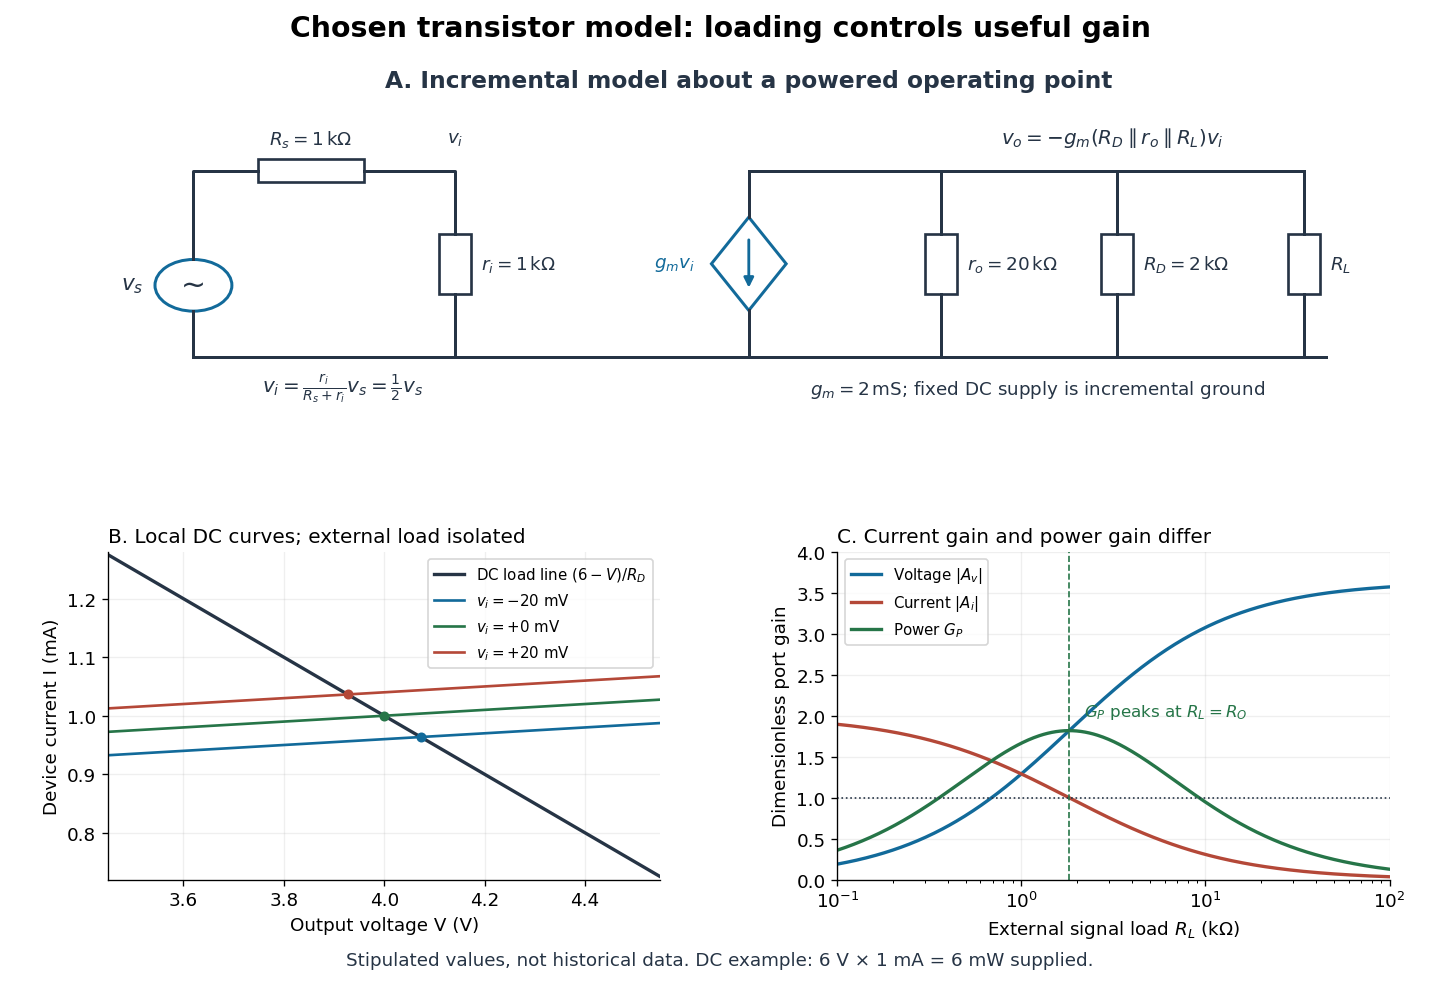

Recreate this plot in Python.
"""Chosen unilateral transistor model, not historical measurements.

Python 3.14, matplotlib 3.10.7, numpy 2.3.5. Run from _media.
The direct-current plot has no external DC load: R_L is capacitively coupled.
All incremental gain curves include R_D, r_o, and the external R_L.
"""

from pathlib import Path

import matplotlib.pyplot as plt
import numpy as np
from matplotlib.patches import Circle, FancyArrowPatch, Polygon, Rectangle


def main():
    plt.rcParams.update({"font.family": "DejaVu Sans", "font.size": 11,
                         "axes.spines.top": False, "axes.spines.right": False})
    fig = plt.figure(figsize=(12, 8.2), dpi=120, facecolor="white")
    gs = fig.add_gridspec(2, 2, height_ratios=[1.05, 1], hspace=0.43, wspace=0.32)
    circuit = fig.add_subplot(gs[0, :])
    line = fig.add_subplot(gs[1, 0])
    gain = fig.add_subplot(gs[1, 1])
    ink, blue, red, green = "#263445", "#126a9a", "#b44838", "#267548"
    circuit.set(xlim=(0, 12), ylim=(0, 4.8))
    circuit.axis("off")

    def wire(points):
        circuit.plot(*zip(*points), color=ink, lw=1.8)

    def label(x, y, s, **kw):
        circuit.text(x, y, s, ha="center", va="center", color=ink, **kw)

    def resistor(x, y, text):
        circuit.add_patch(Rectangle((x - .15, y - .42), .3, .84,
                                    facecolor="white", edgecolor=ink, lw=1.6))
        circuit.text(x + .24, y, text, va="center", color=ink)

    label(6, 4.55, "A. Incremental model about a powered operating point", fontsize=14, weight="bold")
    wire([(0.8, .7), (11.4, .7)])
    circuit.add_patch(Circle((.8, 1.7), .36, fill=False, edgecolor=blue, lw=1.8))
    wire([(.8, .7), (.8, 1.34)])
    wire([(.8, 2.06), (.8, 3.3), (1.4, 3.3)])
    label(.8, 1.7, "~", fontsize=18)
    label(.23, 1.7, r"$v_s$", fontsize=13)
    circuit.add_patch(Rectangle((1.4, 3.14), 1, .32, facecolor="white", edgecolor=ink, lw=1.6))
    label(1.9, 3.75, r"$R_s=1\,\mathrm{k\Omega}$")
    wire([(2.4, 3.3), (3.25, 3.3), (3.25, 2.42)])
    resistor(3.25, 2, r"$r_i=1\,\mathrm{k\Omega}$")
    wire([(3.25, 1.58), (3.25, .7)])
    label(3.25, 3.75, r"$v_i$")
    label(2.2, .26, r"$v_i=\frac{r_i}{R_s+r_i}v_s=\frac{1}{2}v_s$", fontsize=12)

    wire([(6.0, 3.3), (11.2, 3.3)])
    circuit.add_patch(Polygon([(6, 2.65), (6.35, 2), (6, 1.35), (5.65, 2)],
                              closed=True, fill=False, edgecolor=blue, lw=1.8))
    wire([(6, 3.3), (6, 2.65)])
    wire([(6, 1.35), (6, .7)])
    circuit.add_patch(FancyArrowPatch((6, 2.38), (6, 1.62), arrowstyle="-|>",
                                     mutation_scale=12, color=blue, lw=1.7))
    circuit.text(5.5, 2, r"$g_mv_i$", ha="right", va="center", color=blue)
    for x, txt in [(7.8, r"$r_o=20\,\mathrm{k\Omega}$"),
                   (9.45, r"$R_D=2\,\mathrm{k\Omega}$"), (11.2, r"$R_L$")]:
        resistor(x, 2, txt)
        wire([(x, 3.3), (x, 2.42)])
        wire([(x, 1.58), (x, .7)])
    label(9.4, 3.77, r"$v_o=-g_m(R_D\parallel r_o\parallel R_L)v_i$", fontsize=12)
    label(8.7, .26, r"$g_m=2\,\mathrm{mS}$; fixed DC supply is incremental ground", fontsize=11)

    rd, ro, gm, ri = 2000., 20000., .002, 1000.
    rout = 1 / (1 / rd + 1 / ro)
    voltage = np.linspace(3.45, 4.55, 300)
    line.plot(voltage, 1000 * (6 - voltage) / rd, color=ink, lw=2,
              label=r"DC load line $(6-V)/R_D$")
    for vi, color in [(-.02, blue), (0, green), (.02, red)]:
        current = .001 + gm * vi + (voltage - 4) / ro
        vq = 4 - gm * rout * vi
        iq = (6 - vq) / rd
        line.plot(voltage, 1000 * current, color=color, lw=1.6,
                  label=rf"$v_i={vi*1000:+.0f}$ mV")
        line.plot(vq, iq * 1000, "o", color=color, ms=5)
    line.set(xlabel="Output voltage V (V)", ylabel="Device current I (mA)",
             xlim=(3.45, 4.55), ylim=(.72, 1.28))
    line.set_title("B. Local DC curves; external load isolated", loc="left", fontsize=12)
    line.grid(alpha=.2)
    line.legend(fontsize=9, loc="upper right")

    rl = np.geomspace(100, 100000, 400)
    rp = 1 / (1 / rout + 1 / rl)
    gain.semilogx(rl / 1000, gm * rp, color=blue, lw=2, label=r"Voltage $|A_v|$")
    gain.semilogx(rl / 1000, gm * ri * rp / rl, color=red, lw=2, label=r"Current $|A_i|$")
    gain.semilogx(rl / 1000, gm**2 * ri * rp**2 / rl, color=green, lw=2, label=r"Power $G_P$")
    gain.axhline(1, color=ink, ls=":", lw=1)
    gain.axvline(rout / 1000, color=green, ls="--", lw=1)
    gain.set(xlabel=r"External signal load $R_L$ (k$\Omega$)", ylabel="Dimensionless port gain",
             xlim=(.1, 100), ylim=(0, 4))
    gain.set_title("C. Current gain and power gain differ", loc="left", fontsize=12)
    gain.text(2.2, 2.0, r"$G_P$ peaks at $R_L=R_O$", color=green, fontsize=10)
    gain.grid(alpha=.2)
    gain.legend(fontsize=9, loc="upper left")
    fig.suptitle("Chosen transistor model: loading controls useful gain", fontsize=17, weight="bold", y=.985)
    fig.text(.5, .018, "Stipulated values, not historical data. DC example: 6 V × 1 mA = 6 mW supplied.",
             ha="center", fontsize=11, color=ink)
    fig.subplots_adjust(left=.075, right=.965, top=.935, bottom=.105)
    fig.savefig(Path(__file__).stem + ".png", facecolor="white", transparent=False)
    plt.close(fig)


if __name__ == "__main__":
    main()
